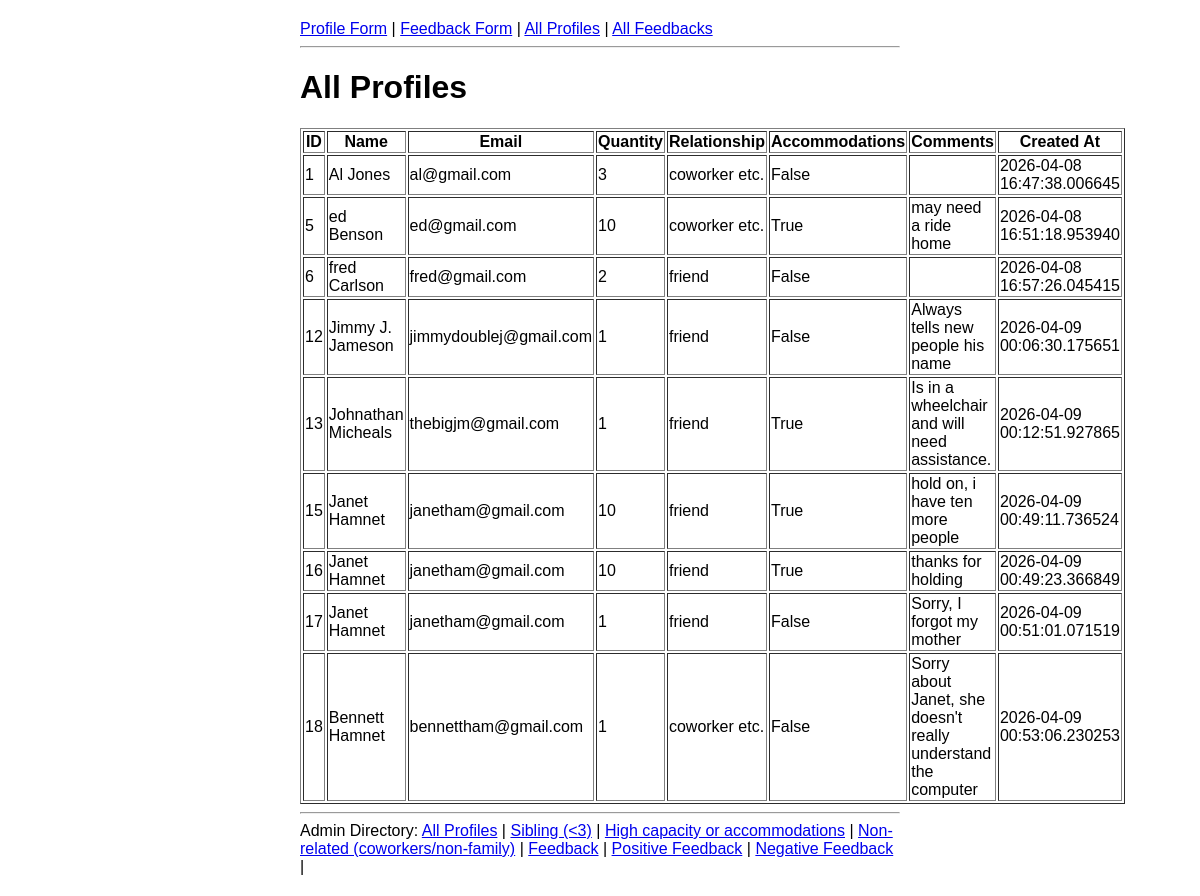
/admin/profiles/non_related, run on the app's committed database.
### app.py (models this page shows)
class Profile(db.Model):
    id = db.Column(db.Integer, primary_key=True)
    name = db.Column(db.String(100), nullable=False)
    email = db.Column(db.String(100), nullable=False)
    quan = db.Column(db.Integer, nullable=False)
    comments = db.Column(db.Text)
    rel = db.Column(db.String(50), nullable=False)
    accommodations = db.Column(db.Boolean, default=False)
    created_at = db.Column(db.DateTime, default=datetime.utcnow)

### app.py (the view)
@app.route('/admin/profiles/non_related')
def admin_non_related_profiles():
    profiles = Profile.query.filter(
        or_(
           Profile.rel.ilike('%coworker%'),
           Profile.rel.ilike('%friend%')
        )
    ).all()
    return render_template('admin_profiles.html', profiles=profiles) + admin_nav_html()

### app.py (called while the page is built)
def admin_nav_html():
    return ("<hr><div>Admin Directory: "
            "<a href=\"/admin/profiles\">All Profiles</a> | "
            "<a href=\"/admin/profiles/siblings\">Sibling (&lt;3)</a> | "
            "<a href=\"/admin/profiles/high_capacity_or_accommodations\">High capacity or accommodations</a> | "
            "<a href=\"/admin/profiles/non_related\">Non-related (coworkers/non-family)</a> | "
            "<a href=\"/admin/feedback\">Feedback</a> | "
            "<a href=\"/admin/feedback/positive\">Positive Feedback</a> | "
            "<a href=\"/admin/feedback/negative\">Negative Feedback</a> | "
            "</div>")

### Templates/admin_profiles.html
{% extends "base.html" %}
{% block content %}
    <h1>All Profiles</h1>
    <table border="1">
        <tr>
            <th>ID</th>
            <th>Name</th>
            <th>Email</th>
            <th>Quantity</th>
            <th>Relationship</th>
            <th>Accommodations</th>
            <th>Comments</th>
            <th>Created At</th>
        </tr>
        {% for profile in profiles %}
        <tr>
            <td>{{ profile.id }}</td>
            <td>{{ profile.name }}</td>
            <td>{{ profile.email }}</td>
            <td>{{ profile.quan }}</td>
            <td>{{ profile.rel }}</td>
            <td>{{ profile.accommodations }}</td>
            <td>{{ profile.comments }}</td>
            <td>{{ profile.created_at }}</td>
        </tr>
        {% endfor %}
    </table>
{% endblock %}

### static/style.css (style rules this page uses)
body { font-family: Arial, sans-serif; max-width: 600px; margin: 0 auto; padding: 20px; }

### data on the page
Profile: id "1", name "Al Jones", email "al@gmail.com", quan "3", rel "coworker etc.", accommodations "False", created_at "2026-04-08 16:47:38.006645"
Profile: id "5", name "ed Benson", email "ed@gmail.com", quan "10", rel "coworker etc.", accommodations "True", comments "may need a ride home", created_at "2026-04-08 16:51:18.953940"
Profile: id "6", name "fred Carlson", email "fred@gmail.com", quan "2", rel "friend", accommodations "False", created_at "2026-04-08 16:57:26.045415"
Profile: id "12", name "Jimmy J. Jameson", email "jimmydoublej@gmail.com", quan "1", rel "friend", accommodations "False", comments "Always tells new people his name", created_at "2026-04-09 00:06:30.175651"
Profile: id "13", name "Johnathan Micheals", email "thebigjm@gmail.com", quan "1", rel "friend", accommodations "True", comments "Is in a wheelchair and will need assistance.", created_at "2026-04-09 00:12:51.927865"
Profile: id "15", name "Janet Hamnet", email "janetham@gmail.com", quan "10", rel "friend", accommodations "True", comments "hold on, i have ten more people", created_at "2026-04-09 00:49:11.736524"
Profile: id "16", name "Janet Hamnet", email "janetham@gmail.com", quan "10", rel "friend", accommodations "True", comments "thanks for holding", created_at "2026-04-09 00:49:23.366849"
Profile: id "17", name "Janet Hamnet", email "janetham@gmail.com", quan "1", rel "friend", accommodations "False", comments "Sorry, I forgot my mother", created_at "2026-04-09 00:51:01.071519"
Profile: id "18", name "Bennett Hamnet", email "bennettham@gmail.com", quan "1", rel "coworker etc.", accommodations "False", comments "Sorry about Janet, she doesn't really understand the computer", created_at "2026-04-09 00:53:06.230253"
